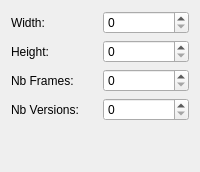
      <widget class="QWidget" name="cannonTab" >
       <property name="toolTip" >
        <string>Data about the cannon sprite</string>
       </property>
       <attribute name="title" >
        <string>Cannon</string>
       </attribute>
       <layout class="QVBoxLayout" name="verticalLayout_3" >
        <item>
         <layout class="QGridLayout" name="gridLayout_4" >
          <item row="0" column="0" >
           <widget class="QLabel" name="label_14" >
            <property name="text" >
             <string>Width:</string>
            </property>
           </widget>
          </item>
          <item row="0" column="1" >
           <widget class="QSpinBox" name="cannonw" >
            <property name="toolTip" >
             <string>Cannon individual frame width</string>
            </property>
            <property name="whatsThis" >
             <string>&lt;!DOCTYPE HTML PUBLIC "-//W3C//DTD HTML 4.0//EN" "http://www.w3.org/TR/REC-html40/strict.dtd">
&lt;html>&lt;head>&lt;meta name="qrichtext" content="1" />&lt;style type="text/css">
p, li { white-space: pre-wrap; }
&lt;/style>&lt;/head>&lt;body style=" font-family:'Sans Serif'; font-size:10pt; font-weight:400; font-style:normal;">
&lt;p style=" margin-top:0px; margin-bottom:0px; margin-left:0px; margin-right:0px; -qt-block-indent:0; text-indent:0px;">Cannon individual frame width.&lt;/p>
&lt;p style="-qt-paragraph-type:empty; margin-top:0px; margin-bottom:0px; margin-left:0px; margin-right:0px; -qt-block-indent:0; text-indent:0px;">&lt;/p>
&lt;p style=" margin-top:0px; margin-bottom:0px; margin-left:0px; margin-right:0px; -qt-block-indent:0; text-indent:0px;">The pool &lt;span style=" font-style:italic;">cannon&lt;/span> element will be rendered on a pixmap of width : &lt;span style=" font-style:italic;">Width&lt;/span> * &lt;span style=" font-style:italic;">number of frames&lt;/span> and  then split into individual frames.&lt;/p>&lt;/body>&lt;/html></string>
            </property>
           </widget>
          </item>
          <item row="1" column="0" >
           <widget class="QLabel" name="label_13" >
            <property name="text" >
             <string>Height:</string>
            </property>
           </widget>
          </item>
          <item row="1" column="1" >
           <widget class="QSpinBox" name="cannonh" >
            <property name="toolTip" >
             <string>Cannon individual frame height</string>
            </property>
            <property name="whatsThis" >
             <string>&lt;!DOCTYPE HTML PUBLIC "-//W3C//DTD HTML 4.0//EN" "http://www.w3.org/TR/REC-html40/strict.dtd">
&lt;html>&lt;head>&lt;meta name="qrichtext" content="1" />&lt;style type="text/css">
p, li { white-space: pre-wrap; }
&lt;/style>&lt;/head>&lt;body style=" font-family:'Sans Serif'; font-size:10pt; font-weight:400; font-style:normal;">
&lt;p style=" margin-top:0px; margin-bottom:0px; margin-left:0px; margin-right:0px; -qt-block-indent:0; text-indent:0px;">Cannon individual frame height.&lt;/p>
&lt;p style="-qt-paragraph-type:empty; margin-top:0px; margin-bottom:0px; margin-left:0px; margin-right:0px; -qt-block-indent:0; text-indent:0px;">&lt;/p>
&lt;p style=" margin-top:0px; margin-bottom:0px; margin-left:0px; margin-right:0px; -qt-block-indent:0; text-indent:0px;">The pool &lt;span style=" font-style:italic;">cannon&lt;/span> element will be rendered on a pixmap of height : &lt;span style=" font-style:italic;">Height&lt;/span> * &lt;span style=" font-style:italic;">number of versions&lt;/span> and  then split into individual frames.&lt;/p>&lt;/body>&lt;/html></string>
            </property>
           </widget>
          </item>
          <item row="2" column="0" >
           <widget class="QLabel" name="label_15" >
            <property name="text" >
             <string>Nb Frames:</string>
            </property>
           </widget>
          </item>
          <item row="2" column="1" >
           <widget class="QSpinBox" name="cannonf" >
            <property name="toolTip" >
             <string>Cannon number of individual frames</string>
            </property>
            <property name="whatsThis" >
             <string>&lt;!DOCTYPE HTML PUBLIC "-//W3C//DTD HTML 4.0//EN" "http://www.w3.org/TR/REC-html40/strict.dtd">
&lt;html>&lt;head>&lt;meta name="qrichtext" content="1" />&lt;style type="text/css">
p, li { white-space: pre-wrap; }
&lt;/style>&lt;/head>&lt;body style=" font-family:'Sans Serif'; font-size:10pt; font-weight:400; font-style:normal;">
&lt;p style=" margin-top:0px; margin-bottom:0px; margin-left:0px; margin-right:0px; -qt-block-indent:0; text-indent:0px;">Cannon number of individual frames.&lt;/p>
&lt;p style="-qt-paragraph-type:empty; margin-top:0px; margin-bottom:0px; margin-left:0px; margin-right:0px; -qt-block-indent:0; text-indent:0px;">&lt;/p>
&lt;p style=" margin-top:0px; margin-bottom:0px; margin-left:0px; margin-right:0px; -qt-block-indent:0; text-indent:0px;">The pool &lt;span style=" font-style:italic;">cannon&lt;/span> element will be rendered on a pixmap of width : &lt;span style=" font-style:italic;">Width&lt;/span> * N&lt;span style=" font-style:italic;">umber of frames&lt;/span> and  then split into individual frames.&lt;/p>&lt;/body>&lt;/html></string>
            </property>
           </widget>
          </item>
          <item row="3" column="0" >
           <widget class="QLabel" name="label_16" >
            <property name="text" >
             <string>Nb Versions:</string>
            </property>
           </widget>
          </item>
          <item row="3" column="1" >
           <widget class="QSpinBox" name="cannonv" >
            <property name="toolTip" >
             <string>Cannon number of versions</string>
            </property>
            <property name="whatsThis" >
             <string>&lt;!DOCTYPE HTML PUBLIC "-//W3C//DTD HTML 4.0//EN" "http://www.w3.org/TR/REC-html40/strict.dtd">
&lt;html>&lt;head>&lt;meta name="qrichtext" content="1" />&lt;style type="text/css">
p, li { white-space: pre-wrap; }
&lt;/style>&lt;/head>&lt;body style=" font-family:'Sans Serif'; font-size:10pt; font-weight:400; font-style:normal;">
&lt;p style=" margin-top:0px; margin-bottom:0px; margin-left:0px; margin-right:0px; -qt-block-indent:0; text-indent:0px;">Cannon number of versions.&lt;/p>
&lt;p style="-qt-paragraph-type:empty; margin-top:0px; margin-bottom:0px; margin-left:0px; margin-right:0px; -qt-block-indent:0; text-indent:0px;">&lt;/p>
&lt;p style=" margin-top:0px; margin-bottom:0px; margin-left:0px; margin-right:0px; -qt-block-indent:0; text-indent:0px;">The pool &lt;span style=" font-style:italic;">cannon&lt;/span> element will be rendered on a pixmap of height : &lt;span style=" font-style:italic;">Height&lt;/span> * &lt;span style=" font-style:italic;">Number of versions&lt;/span> and  then split into individual frames.&lt;/p>
&lt;p style="-qt-paragraph-type:empty; margin-top:0px; margin-bottom:0px; margin-left:0px; margin-right:0px; -qt-block-indent:0; text-indent:0px;">&lt;/p>
&lt;p style=" margin-top:0px; margin-bottom:0px; margin-left:0px; margin-right:0px; -qt-block-indent:0; text-indent:0px;">Each version shows the sprite visible from one direction: the first one is directed towards the right, the second towards the left, the third one from front and the last one from the back. But all sprites don't need all versions.&lt;/p>&lt;/body>&lt;/html></string>
            </property>
           </widget>
          </item>
          <item row="4" column="0" >
           <spacer name="verticalSpacer_3" >
            <property name="orientation" >
             <enum>Qt::Vertical</enum>
            </property>
            <property name="sizeHint" stdset="0" >
             <size>
              <width>20</width>
              <height>40</height>
             </size>
            </property>
           </spacer>
          </item>
         </layout>
        </item>
       </layout>
      </widget>
